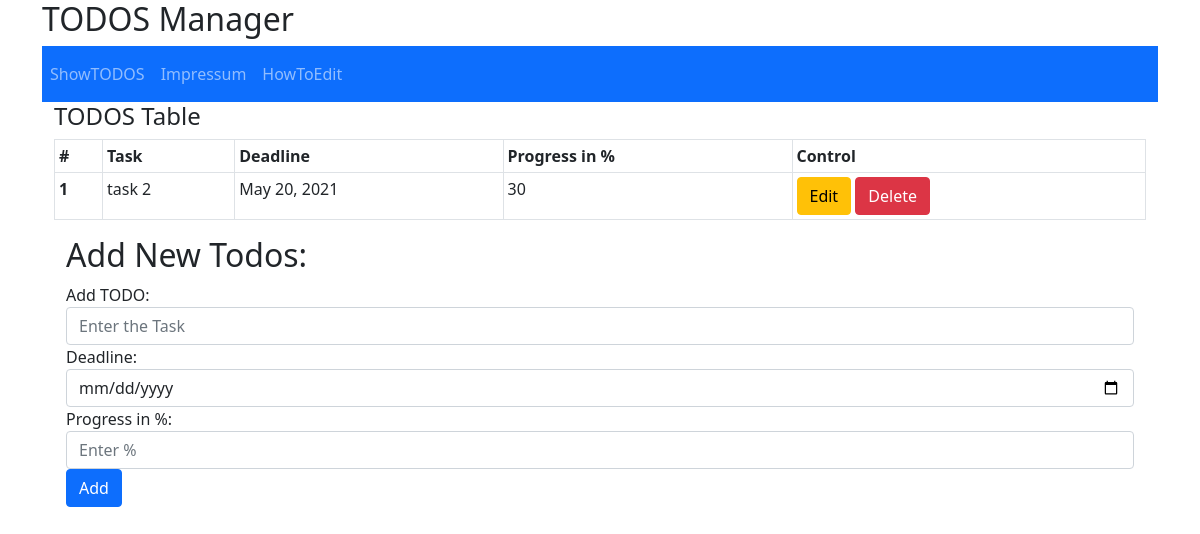
Before: / with the older database file.
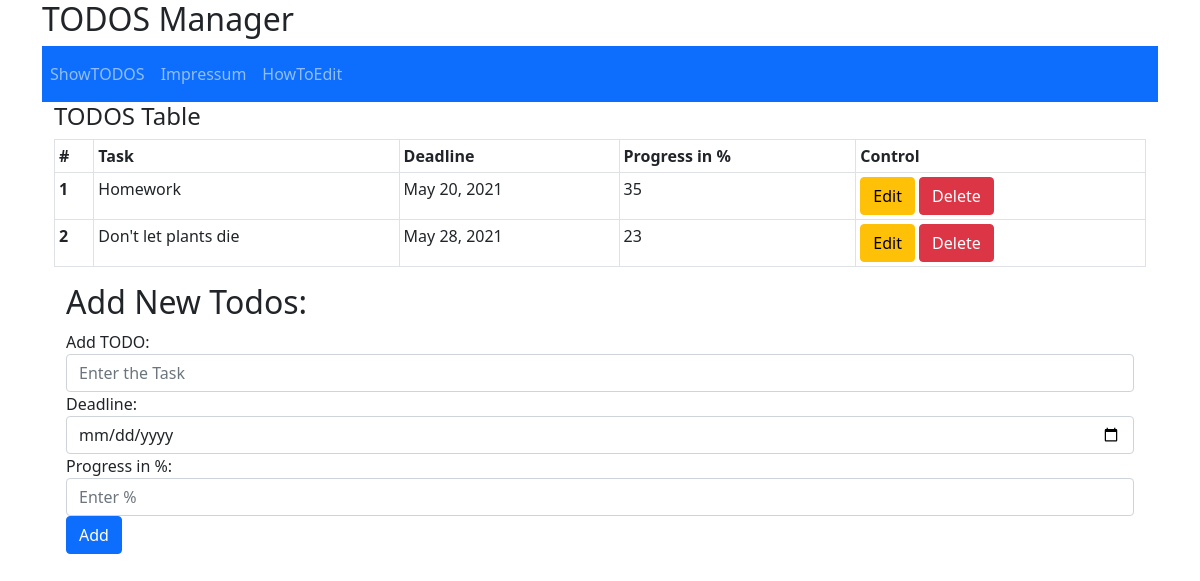
After: the same page with the newer database file.
### todo/models.py (models this page shows, shortened)
class List(models.Model):
    item = models.CharField(max_length=160)
    deadline = models.DateField(null=True, blank=True)
    percent = models.IntegerField(blank=True, null=True)

### todo/views.py (the view)
# urls.py: path('', views.index, name="index"),
def index(request):
    if request.method == "POST":
        form = ListForm(request.POST or None)
        if form.is_valid():
            form.save()
            all_items = List.objects.all
            print(all_items)
            messages.success(request, ('Item added'))
            return render(request, 'table.html', {'all_items': all_items})
    else:
        all_items = List.objects.all
        return render(request, "table.html", {'all_items': all_items})

### templates/table.html
{% extends 'index.html' %}
{% block content %}
    <div class="container-md">
        <h4> TODOS Table </h4>
        <div class="table-responsive-md">
            <table class="table table-bordered table-sm table-hover">
                <thead>
                    <tr>
                        <th scope="col-md">#</th>
                        <th scope="col-md">Task</th>
                        <th scope="col-md">Deadline</th>
                        <th scope="col-md">Progress in %</th>
                        <th scope="col-md">Control</th>
                    </tr>
                </thead>
                <tbody>
                    {% if all_items %}
                        {% for thing in all_items %}
                            <tr>
                                <th scope="row" >{{ forloop.counter }}</th>
                                    <td>{{ thing.item }}</td>
                                    <td>{{ thing.deadline }}</td>
                                    <td>{{ thing.percent }}</td>
                                    <td><a class="btn btn-warning" href="{% url 'update' thing.id %}">Edit</a>
                                    <a class="btn btn-danger" href="{% url 'delete' thing.id %}">Delete</a>
                                    </td>
                            </tr>
                        {% endfor %}
                    {% endif %}
                </tbody>
            </table>
    </div>
    <div class="container-md">
        <h2>Add New Todos:</h2>
            <form class="form-inline" method="POST"> {% csrf_token %}
                <label for="item">Add TODO:</label>
                <input type="text" class="form-control" id="NEWTODOS" placeholder="Enter the Task" name="item" required >
                <label for="deadline">Deadline:</label>
                <input type="date" class="form-control" id="date" placeholder="Enter Deadline" name="deadline" required>
                <label for="percentage">Progress in %:</label>
                <input type="number" class="form-control" id="percentage" placeholder="Enter %" name="percent" required>
                <button type="submit" class="btn btn-primary">Add</button>
            </form>
    </div>
{% endblock %}

Changed rows visible on the page:
changed List: item "task 2" → "Homework"; percent "30" → "35"
added List: item "Don't let plants die", deadline "May 28, 2021", percent "23"
